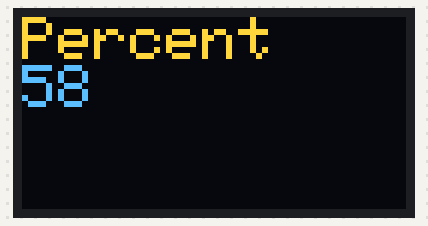
Bench run of a sketch on a simulated Arduino MKR. On the bench: 128×64 one-colour display. The OLED is the two-colour kind (top 16 rows yellow); WiFi joins after 1.5 s; servers stay silent unless stated; the display library's start-up logo is not drawn; not simulated (calls return 0 or success): ArduinoPrivate.h; names the files do not define were given values by the test bench: PORT = 80; what the sketch prints to the serial monitor is not drawn.

Above: at 21.6 s.
At 26.7 s:
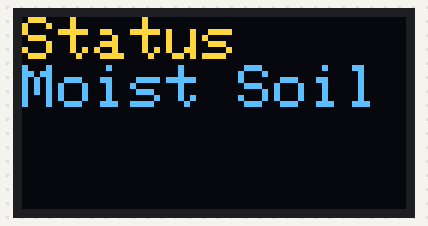

Measured:
- what the display in image 0 shows lasts 5.0 s, from 21.6 s to 26.6 s

The sketch:

SoilMoisture.ino
```cpp
#include <Adafruit_GFX.h>
#include <Adafruit_SSD1306.h>

#include "NetConnect.h"
#include "APIConnect.h"

// Include Prototypes
String wifiConnect();
void postSensorData(char sensorDevice[], char soilMoistureState[], int soilMoistureValue, int soilMoisturePercent);

//#define NextReading 259200000  // 3  Days
//#define NextReading 86400000  // 24 Hours
#define NextReading  14800000    // 4 Hours
 // #define NextReading 60000 // *

// OLED
#define OLED_DISPLAY_DELAY 5000
#define SCREEN_WIDTH 128 // OLED display width, in pixels
#define SCREEN_HEIGHT 64 // OLED display height, in pixels

// Declaration for an SSD1306 display connected to I2C (SDA, SCL pins)
#define OLED_RESET 4 // Reset pin # (or -1 if sharing Arduino reset pin)
Adafruit_SSD1306 display(SCREEN_WIDTH, SCREEN_HEIGHT, &Wire, OLED_RESET);

// Capacivitive Sensor Configuration
#define SENSOR_READ_DELAY 5000
const int SensorPin = A0;
const int AirValue = 725;
const int WaterValue = 360;

int intervals = (AirValue - WaterValue) / 3;
int soilMoistureValue = 0;
int soilMoisturePercent = 0;
String soilMoistureState;

String sensorDevice;
//
// Initial Setup
//
void setup()
{
  //Initialize serial and wait for port to open:
  // Serial.begin(9600);
  // while (!Serial)
  // {
  //    ; // wait for serial port for USB connect only
  // }
  // OLED
  // SSD1306_SWITCHCAPVCC = generate display voltage from 3.3V internally
  if (!display.begin(SSD1306_SWITCHCAPVCC, 0x3C))
  { // Address 0x3C for 128x32
    Serial.println(F("SSD1306 allocation failed"));
    for (;;)
      ; // Don't proceed, loop forever
  }

  // Show initial display buffer contents on the screen --
  // the library initializes this with an Adafruit splash screen.
  display.display();
  delay(OLED_DISPLAY_DELAY); // Pause for 2 seconds

  // Clear the buffer
  display.clearDisplay();

  // Connect to WIFI
  sensorDevice = wifiConnect();
}

//
// Infinite Loop
//
void loop()
{
  capactiveSensorDataCollection();
  delay(NextReading);
}
//
// Display Information on LCD
//
void oledDisplay(String soilMoistureState, int soilMoisturePercent)
{
    display.clearDisplay();


// Soil Moisture Percent
    display.clearDisplay();
    display.setTextSize(2);
    display.setTextColor(WHITE);
    display.setCursor(0,0);
    display.println("Percent ");
    display.println(soilMoisturePercent);
    display.display();
    delay(OLED_DISPLAY_DELAY);
// Soil Moisture Status
    display.clearDisplay();
    display.setTextSize(2);
    display.setTextColor(WHITE);
    display.setCursor(0,0);
    display.println("Status ");
    display.println(soilMoistureState);
    display.display();
    delay(OLED_DISPLAY_DELAY);
}

//
// -- Collect Soil Moisture Reading
//
void capactiveSensorDataCollection()
{
  soilMoistureState = "";
  soilMoistureValue = analogRead(SensorPin);
  soilMoisturePercent = map(soilMoistureValue, AirValue, WaterValue, 0, 100);

  if (soilMoistureValue > WaterValue && soilMoistureValue < (WaterValue + intervals))
  {
    soilMoistureState.concat("Wet Soil");
  }
  else if (soilMoistureValue > (WaterValue + intervals) && soilMoistureValue < (AirValue - intervals))
  {
    soilMoistureState.concat("Moist Soil");
  }
  else if (soilMoistureValue < AirValue && soilMoistureValue > (AirValue - intervals))
  {
    soilMoistureState.concat("Water Now!");
  }
  else
  {
    soilMoistureState.concat("Out-of-Range");
  }
  delay(SENSOR_READ_DELAY);

// Display on OLED
  oledDisplay (soilMoistureState, soilMoisturePercent);

// Send to API
  sendSensorData(sensorDevice, soilMoistureState, soilMoistureValue, soilMoisturePercent);
}
```

APIConnect.h
```cpp
#include <ArduinoJson.h>
#include <PubSubClient.h>
#include <WiFiNINA.h>
#include "ArduinoPrivate.h"

#define MESSAGE_SIZE 512
#define SERVICE_URL "/soilmoisturesensor/"

WiFiClient client;


// HTTP Connect
char basicAuthorization[] = API_AUTH;
char server[] = SERVER;
const int port = PORT;

void postSensorData(String sensorData)
{
    String httpPost;

    httpPost.concat(" POST ");
    httpPost.concat(SERVICE_URL);
    httpPost.concat(" HTTP/1.1 ");

    if (client.connect(server, port))
    {

        client.println(httpPost);
        client.print("Content-Type: ");
        client.println("application/json");

        client.print("Content-Length: ");
        client.println(sensorData.length());

        client.print("Authorization: ");
        client.println(basicAuthorization);

        client.print("Host: ");
        client.println(server);

        client.println("Connection: close");

        client.println();
        client.println(sensorData);

        client.stop();
        httpPost = "";
    }
    else
    {
        Serial.println("Connection Failed");
    }
}

extern void sendSensorData(String sensorDevice, String soilMoistureState, int soilMoistureValue, int soilMoisturePercent)
{

    String sensorData;
    StaticJsonDocument<MESSAGE_SIZE> jsonDocument;

    jsonDocument["sensorDevice"] = sensorDevice;
    jsonDocument["soilState"] = soilMoistureState;
    jsonDocument["sensorValue"] = soilMoistureValue;
    jsonDocument["moisturePercent"] = soilMoisturePercent;

     Serial.println();
     Serial.println("Deserialized JSON Document");
     //serializeJsonPretty(jsonDocument, Serial);

    serializeJsonPretty(jsonDocument, sensorData);
    Serial.println(sensorData);

    postSensorData(sensorData);

}
```

NetConnect.h
```cpp
#include <SPI.h>
#include <WiFiNINA.h>
#include "ArduinoPrivate.h"

char ssid[] = NET_SSID;
char pass[] = NET_SSID_PASS;

#define WiFiConnectDelay 10000

byte mac[6];
int status = WL_IDLE_STATUS;

void displayMacAddress(byte mac[])
{
  for (int i = 5; i >= 0; i--)
  {
    if (mac[i] < 16)
    {
      Serial.print("0");
    }
    Serial.print(mac[i], HEX);
    if (i > 0)
    {
      Serial.print(":");
    }
  }
}

void displayWifiConnectDetails()
{

// print your board's IP address:
  IPAddress ip = WiFi.localIP();
  Serial.print("IP Address: ");
  Serial.println(ip);

// print your MAC address:
  WiFi.macAddress(mac);
  Serial.print("MAC Address: ");
   displayMacAddress(mac);
  Serial.println();

}

extern String wifiConnect()
{

  char macAddress[18];

  // check for the WiFi module:
  if (WiFi.status() == WL_NO_MODULE)
  {
    Serial.println("Communication with WiFi module failed!");
    // don't continue
    while (true)
      ;
  }

  String fv = WiFi.firmwareVersion();
  if (fv < WIFI_FIRMWARE_LATEST_VERSION)
  {
    Serial.println("Please upgrade the firmware");
  }

  // attempt to connect to Wifi network:
  Serial.print("Attempting to connect to WPA SSID: ");
  Serial.println(ssid);
  while (status != WL_CONNECTED)
  {
    status = WiFi.begin(ssid, pass);
    delay(WiFiConnectDelay);
  }
  Serial.println();
  Serial.println("Connected to Network");
  Serial.println();
  // print the SSID of the network you're attached to:
  Serial.print("SSID: ");
  Serial.println(WiFi.SSID());

  displayWifiConnectDetails();
  Serial.println();

  // Network Router MAC address
  byte bssid[6];
  WiFi.BSSID(bssid);
  Serial.print("(BSSID) Router MAC Address: ");
  displayMacAddress(bssid);
  Serial.println();
  // print the received signal strength:
  long rssi = WiFi.RSSI();
  Serial.print("(RSSI) Signal Strength: ");
  Serial.println(rssi);

  // print the encryption type:
  byte encryption = WiFi.encryptionType();
  Serial.print("Encryption Type: ");
  Serial.println(encryption, HEX);
  Serial.println();

  WiFi.macAddress(mac);
  sprintf(macAddress, "%02X:%02X:%02X:%02X:%02X:%02X", mac[5], mac[4], mac[3], mac[2], mac[1], mac[0]);

  return macAddress;
}
```
